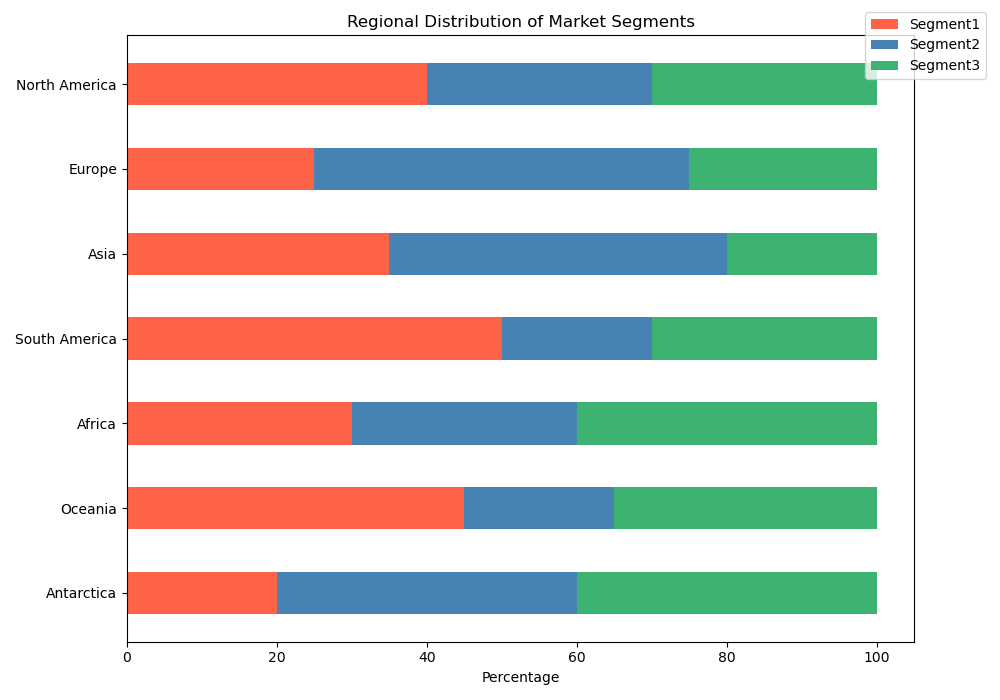

The script that drew this image:

import matplotlib.pyplot as plt
import numpy as np

# Data
categories = ['North America', 'Europe', 'Asia', 'South America', 'Africa', 'Oceania', 'Antarctica']
segments = {
    'Segment1': [40, 25, 35, 50, 30, 45, 20],
    'Segment2': [30, 50, 45, 20, 30, 20, 40],
    'Segment3': [30, 25, 20, 30, 40, 35, 40]
}
colors = ['#FF6347', '#4682B4', '#3CB371']

# Convert data to a percentage stacked format
data = np.array([segments['Segment1'], segments['Segment2'], segments['Segment3']])
data_cum = data.cumsum(axis=0)

# Plot
fig, ax = plt.subplots(figsize=(10, 7))
category_indices = np.arange(len(categories))

# Horizontal bar chart
for i, (colname, color) in enumerate(zip(segments.keys(), colors)):
    widths = data[i]
    starts = data_cum[i] - widths
    ax.barh(category_indices, widths, left=starts, height=0.5, label=colname, color=color)

# Formatting
ax.set_yticks(category_indices)
ax.set_yticklabels(categories)
ax.invert_yaxis()  # categories read top-to-bottom
ax.set_xlabel('Percentage')
ax.set_title('Regional Distribution of Market Segments')
ax.legend(loc='upper right', bbox_to_anchor=(1.1, 1.05))
plt.tight_layout()

plt.show()
